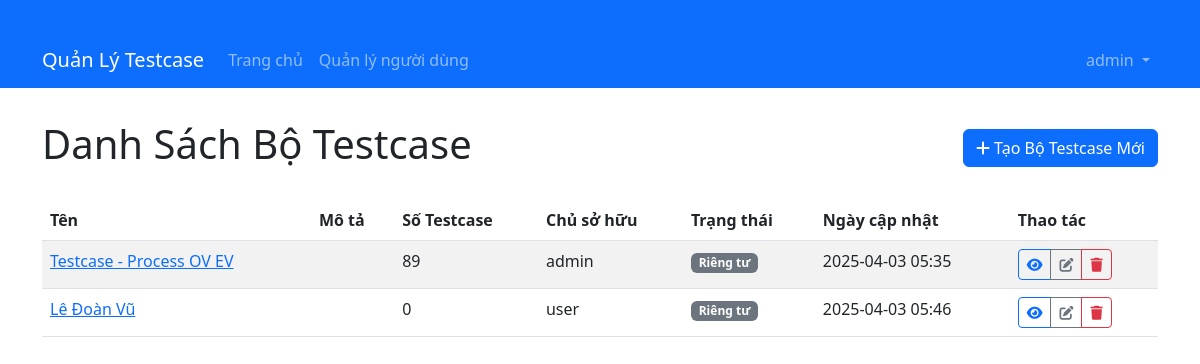
Page /testcase-set/ (signed in) on the earlier database version.
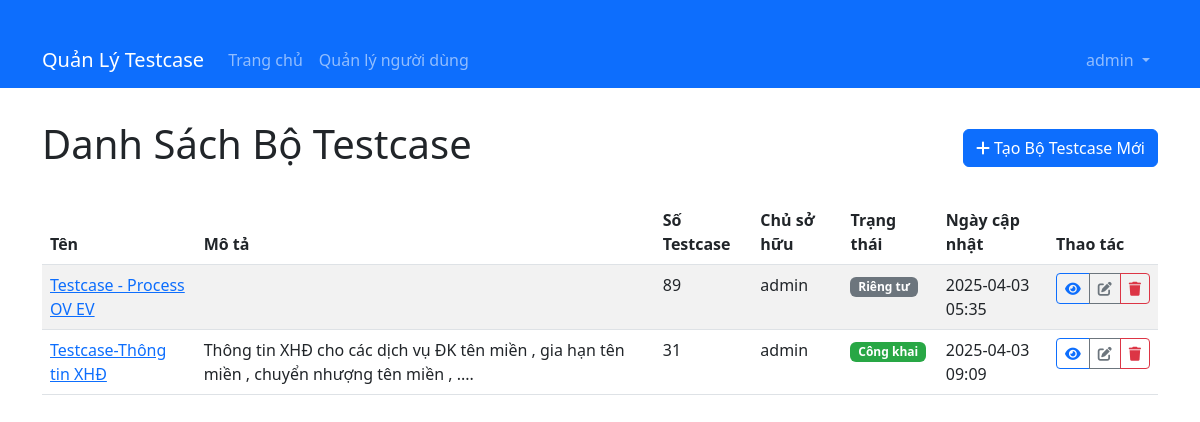
Same page on the later database version.
### models/user.py (models this page shows, shortened)
class User(db.Model):
    id = db.Column(db.Integer, primary_key=True)
    username = db.Column(db.String(64), unique=True, nullable=False)
    email = db.Column(db.String(120), unique=True, nullable=False)
    password_hash = db.Column(db.String(128))
    is_admin = db.Column(db.Boolean, default=False)
    created_at = db.Column(db.DateTime, default=datetime.utcnow)
    testcase_sets = db.relationship('TestCaseSet', backref='user', lazy=True)

### models/testcase_set.py (models this page shows, shortened)
class TestCaseSet(db.Model):
    id = db.Column(db.Integer, primary_key=True)
    name = db.Column(db.String(100), nullable=False)
    description = db.Column(db.String(255))
    created_at = db.Column(db.DateTime, default=datetime.utcnow)
    updated_at = db.Column(db.DateTime, default=datetime.utcnow, onupdate=datetime.utcnow)
    test_cases = db.relationship('TestCase', backref='test_case_set', lazy=True, cascade="all, delete-orphan")
    user_id = db.Column(db.Integer, db.ForeignKey('user.id'))
    is_public = db.Column(db.Boolean, default=False)  # Testcase có công khai không

### routes/testcase_set.py (the view)
@testcase_set_bp.route('/')
@login_required
def index():
    user_id = session.get('user_id')
    is_admin = session.get('is_admin', False)
    if is_admin:
        testcase_sets = TestCaseSet.query.all()
    else:
        testcase_sets = TestCaseSet.query.filter(
            (TestCaseSet.user_id == user_id) | (TestCaseSet.is_public == True)
        ).all()
    return render_template('dashboard.html', testcase_sets=testcase_sets)

### app.py (called while the page is built)
@app.context_processor
def inject_session():
    from flask import session
    return dict(session=session)

### routes/auth.py (called while the page is built)
def login_required(f):
    @wraps(f)
    def decorated_function(*args, **kwargs):
        if 'user_id' not in session:
            flash('Vui lòng đăng nhập để tiếp tục', 'warning')
            return redirect(url_for('auth.login', next=request.url))
        return f(*args, **kwargs)
    return decorated_function

### templates/dashboard.html (shortened to what this page needs)
{% extends 'base.html' %}
{% block content %}
<div class="d-flex justify-content-between align-items-center mb-4">
    <h1>Danh Sách Bộ Testcase</h1>
    <a href="{{ url_for('testcase_set.create') }}" class="btn btn-primary">
        <i class="fas fa-plus"></i> Tạo Bộ Testcase Mới
    </a>
</div>
{% if testcase_sets %}
    <div class="table-responsive">
        <table class="table table-striped table-hover">
            <thead>
                <tr>
                    <th>Tên</th>
                    <th>Mô tả</th>
                    <th>Số Testcase</th>
                    <th>Chủ sở hữu</th>
                    <th>Trạng thái</th>
                    <th>Ngày cập nhật</th>
                    <th>Thao tác</th>
                </tr>
            </thead>
            <tbody>
                {% for testcase_set in testcase_sets %}
                <tr>
                    <td>
                        <a href="{{ url_for('testcase_set.detail', id=testcase_set.id) }}">
                            {{ testcase_set.name }}
                        </a>
                    </td>
                    <td>{{ testcase_set.description }}</td>
                    <td>{{ testcase_set.test_cases|length }}</td>
                    <td>{{ testcase_set.user.username if testcase_set.user else 'N/A' }}</td>
                    <td>
                        <span class="badge {% if testcase_set.is_public %}bg-success{% else %}bg-secondary{% endif %}">
                            {% if testcase_set.is_public %}Công khai{% else %}Riêng tư{% endif %}
                        </span>
                    </td>
                    <td>{{ testcase_set.updated_at.strftime('%Y-%m-%d %H:%M') }}</td>
                    <td>
                        <div class="btn-group" role="group">
                            <a href="{{ url_for('testcase_set.detail', id=testcase_set.id) }}" class="btn btn-sm btn-outline-primary">
                                <i class="fas fa-eye"></i>
                            </a>
                            {% if session.is_admin or testcase_set.user_id == session.user_id %}
                            <a href="{{ url_for('testcase_set.edit', id=testcase_set.id) }}" class="btn btn-sm btn-outline-secondary">
                                <i class="fas fa-edit"></i>
                            </a>
                            <button type="button" class="btn btn-sm btn-outline-danger" data-bs-toggle="modal" data-bs-target="#deleteModal{{ testcase_set.id }}">
                                <i class="fas fa-trash"></i>
                            </button>
                            {% endif %}
                        </div>
                    </td>
                </tr>
                {% endfor %}
            </tbody>
        </table>
    </div>
{% else %}
    <div class="alert alert-info">
        Chưa có bộ testcase nào. Nhấn nút "Tạo Bộ Testcase Mới" để bắt đầu.
    </div>
{% endif %}
{% endblock %}

### templates/base.html (shortened to what this page needs)
<!DOCTYPE html>
<html lang="vi">
<head>
    <link href="https://cdn.jsdelivr.net/npm/bootstrap@5.3.0-alpha1/dist/css/bootstrap.min.css" rel="stylesheet">
    <link rel="stylesheet" href="https://cdnjs.cloudflare.com/ajax/libs/font-awesome/6.0.0-beta3/css/all.min.css">
</head>
<body>
    <nav class="navbar navbar-expand-lg navbar-dark bg-primary">
        <div class="container">
            <a class="navbar-brand" href="{{ url_for('dashboard') }}">Quản Lý Testcase</a>
            <div class="collapse navbar-collapse" id="navbarNav">
                <ul class="navbar-nav">
                    {% if session.user_id %}
                    <li class="nav-item">
                        <a class="nav-link" href="{{ url_for('dashboard') }}">Trang chủ</a>
                    </li>
                    {% if session.is_admin %}
                    <li class="nav-item">
                        <a class="nav-link" href="{{ url_for('auth.user_list') }}">Quản lý người dùng</a>
                    </li>
                    {% endif %}
                    {% endif %}
                </ul>
                <ul class="navbar-nav ms-auto">
                    {% if session.user_id %}
                    <li class="nav-item dropdown">
                        <a class="nav-link dropdown-toggle" href="#" id="navbarDropdown" role="button" data-bs-toggle="dropdown" aria-expanded="false">
                            {{ session.username }}
                        </a>
                    </li>
                    {% endif %}
                </ul>
            </div>
        </div>
    </nav>
    <div class="container">
        {% block content %}{% endblock %}
    </div>
</body>
</html>

### templates/base.html (style rules this page uses)
.container { margin-top: 2rem; }
.badge.bg-success { background-color: #28a745 !important; }
.badge.bg-secondary { background-color: #6c757d !important; }

Differences in the rows shown:
removed TestCaseSet: name "Lê Đoàn Vũ", test_cases|length "0", user "user", is_public "Riêng tư", updated_at "2025-04-03 05:46"
added TestCaseSet: name "Testcase-Thông tin XHĐ", description "Thông tin XHĐ cho các dịch vụ ĐK tên miền , gia hạn tên miền , chuyển nhượng tên miền , ....", test_cases|length "31", user "admin", is_public "Công khai", updated_at "2025-04-03 09:09"
